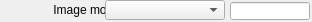
   <widget class="caFrame" name="caFrame_10">
    <property name="geometry">
     <rect>
      <x>370</x>
      <y>360</y>
      <width>312</width>
      <height>22</height>
     </rect>
    </property>
    <widget class="caLabel" name="caLabel_22">
     <property name="geometry">
      <rect>
       <x>0</x>
       <y>0</y>
       <width>120</width>
       <height>20</height>
      </rect>
     </property>
     <property name="frameShape">
      <enum>QFrame::NoFrame</enum>
     </property>
     <property name="text">
      <string>Image mode</string>
     </property>
     <property name="alignment">
      <set>Qt::AlignAbsolute|Qt::AlignRight|Qt::AlignTrailing|Qt::AlignVCenter</set>
     </property>
     <property name="fontScaleMode">
      <enum>ESimpleLabel::WidthAndHeight</enum>
     </property>
     <property name="foreground">
      <color>
       <red>0</red>
       <green>0</green>
       <blue>0</blue>
      </color>
     </property>
     <property name="background">
      <color alpha="0">
       <red>0</red>
       <green>0</green>
       <blue>0</blue>
      </color>
     </property>
    </widget>
    <widget class="caMenu" name="caMenu_2">
     <property name="geometry">
      <rect>
       <x>105</x>
       <y>0</y>
       <width>120</width>
       <height>20</height>
      </rect>
     </property>
     <property name="channel" stdset="0">
      <string>$(P)$(R)ImageMode</string>
     </property>
     <property name="colorMode">
      <enum>caMenu::Static</enum>
     </property>
     <property name="foreground">
      <color>
       <red>0</red>
       <green>0</green>
       <blue>0</blue>
      </color>
     </property>
     <property name="background">
      <color>
       <red>115</red>
       <green>223</green>
       <blue>255</blue>
      </color>
     </property>
    </widget>
    <widget class="caLineEdit" name="caLineEdit_11">
     <property name="geometry">
      <rect>
       <x>230</x>
       <y>2</y>
       <width>80</width>
       <height>18</height>
      </rect>
     </property>
     <property name="alignment">
      <set>Qt::AlignAbsolute|Qt::AlignLeading|Qt::AlignLeft|Qt::AlignVCenter</set>
     </property>
     <property name="channel" stdset="0">
      <string>$(P)$(R)ImageMode_RBV</string>
     </property>
     <property name="foreground">
      <color>
       <red>10</red>
       <green>0</green>
       <blue>184</blue>
      </color>
     </property>
     <property name="background">
      <color>
       <red>187</red>
       <green>187</green>
       <blue>187</blue>
      </color>
     </property>
     <property name="colorMode">
      <enum>caLineEdit::Static</enum>
     </property>
     <property name="precisionMode">
      <enum>caLineEdit::Channel</enum>
     </property>
     <property name="limitsMode">
      <enum>caLineEdit::Channel</enum>
     </property>
     <property name="maxValue">
      <double>1.000000000000000</double>
     </property>
     <property name="minValue">
      <double>0.000000000000000</double>
     </property>
     <property name="fontScaleMode">
      <enum>caLineEdit::WidthAndHeight</enum>
     </property>
     <property name="formatType">
      <enum>caLineEdit::string</enum>
     </property>
    </widget>
   </widget>
